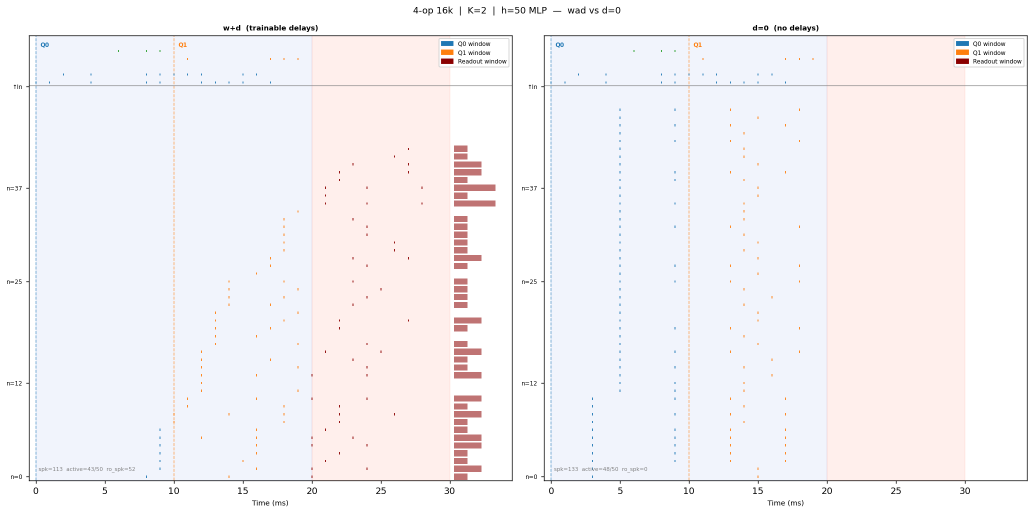
#> input picture snn_async_delays/docs/enhanced/raster/4ops16k_K2_wad_vs_d0.png, 2067 x 1026 px, given in place of 4ops16k_K1_wad_vs_d0.png, which was not available (shown at 1/2 size)
$ python tmp_crop_step3.py
#> lines starting #> are read from the running program, lines starting #| are printed output that depends on the picture
"""One-off: crop the 3 step3 wad-vs-d0 raster panels down to wad-only,
near-square images for a readable 3-up figure (replaces the over-cramped
0.31\\textwidth x 3 layout of the original 2-panel images)."""
import os
from PIL import Image

SRC = "docs/enhanced/raster/4ops16k_K{k}_wad_vs_d0.png"
DST = "paper/figures/fig_step3_k{k}_wad_only.png"

for k in (1, 2, 3):
    src = SRC.format(k=k)
    im = Image.open(src)
#> im is the input picture: PIL image 2067x1026 RGBA; mean R, G, B, A 245.4, 242.3, 245.2, 255
    w, h = im.size
#> w = 2067; h = 1026
    print(k, "full size", w, h)
#| 1 full size 2067 1026
    # left panel only, drop the shared two-condition suptitle band at the top
    crop = im.crop((0, 45, w // 2 - 20, h))
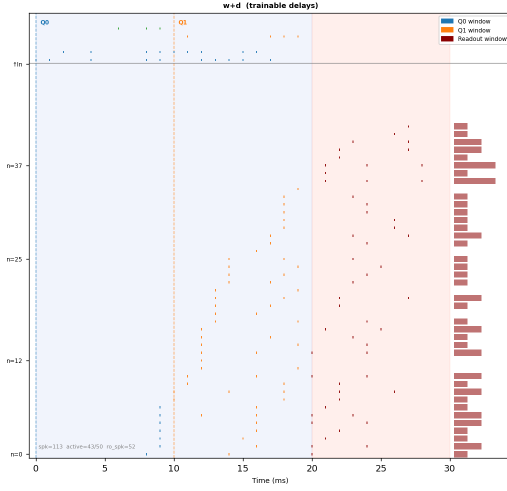
#> crop: PIL image 1013x981 RGBA (shown at 1/2 size); mean R, G, B, A 244.7, 240.7, 243.8, 255
    print("  cropped size", crop.size)
#|   cropped size (1013, 981)
#> pass 3 of the loop `for k in (1, 2, 3):`:
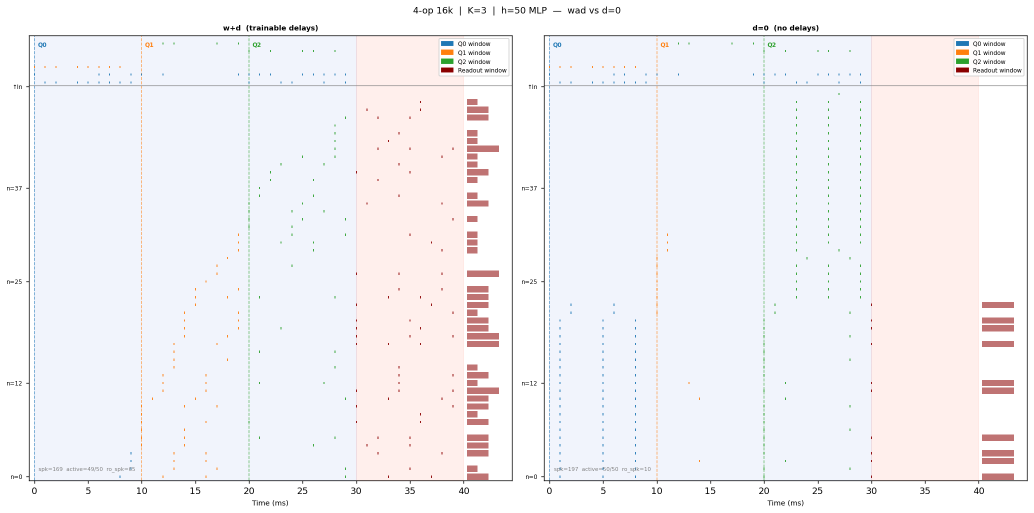
#> input picture snn_async_delays/docs/enhanced/raster/4ops16k_K3_wad_vs_d0.png, 2067 x 1026 px, found by its file name (shown at 1/2 size)
#> im is the input picture: PIL image 2067x1026 RGBA; mean R, G, B, A 243.7, 241.6, 245.1, 255
#| 3 full size 2067 1026
#> `crop = im.crop((0, 45, w // 2 - 20, h))`:
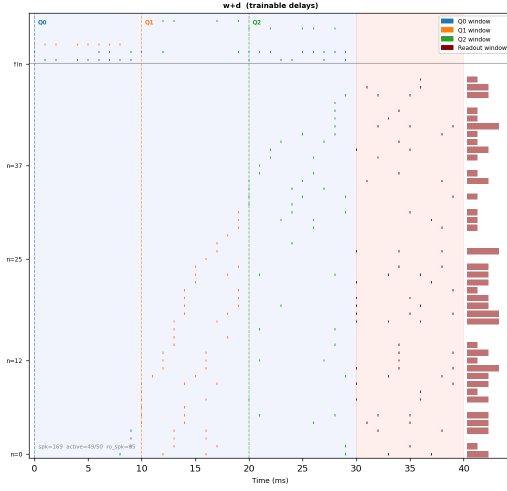
#> crop: PIL image 1013x981 RGBA (shown at 1/2 size); mean R, G, B, A 243.2, 240.5, 244.2, 255
#|   cropped size (1013, 981)
    dst = DST.format(k=k)
    os.makedirs(os.path.dirname(dst), exist_ok=True)
    crop.save(dst)
    print("  saved", dst)
